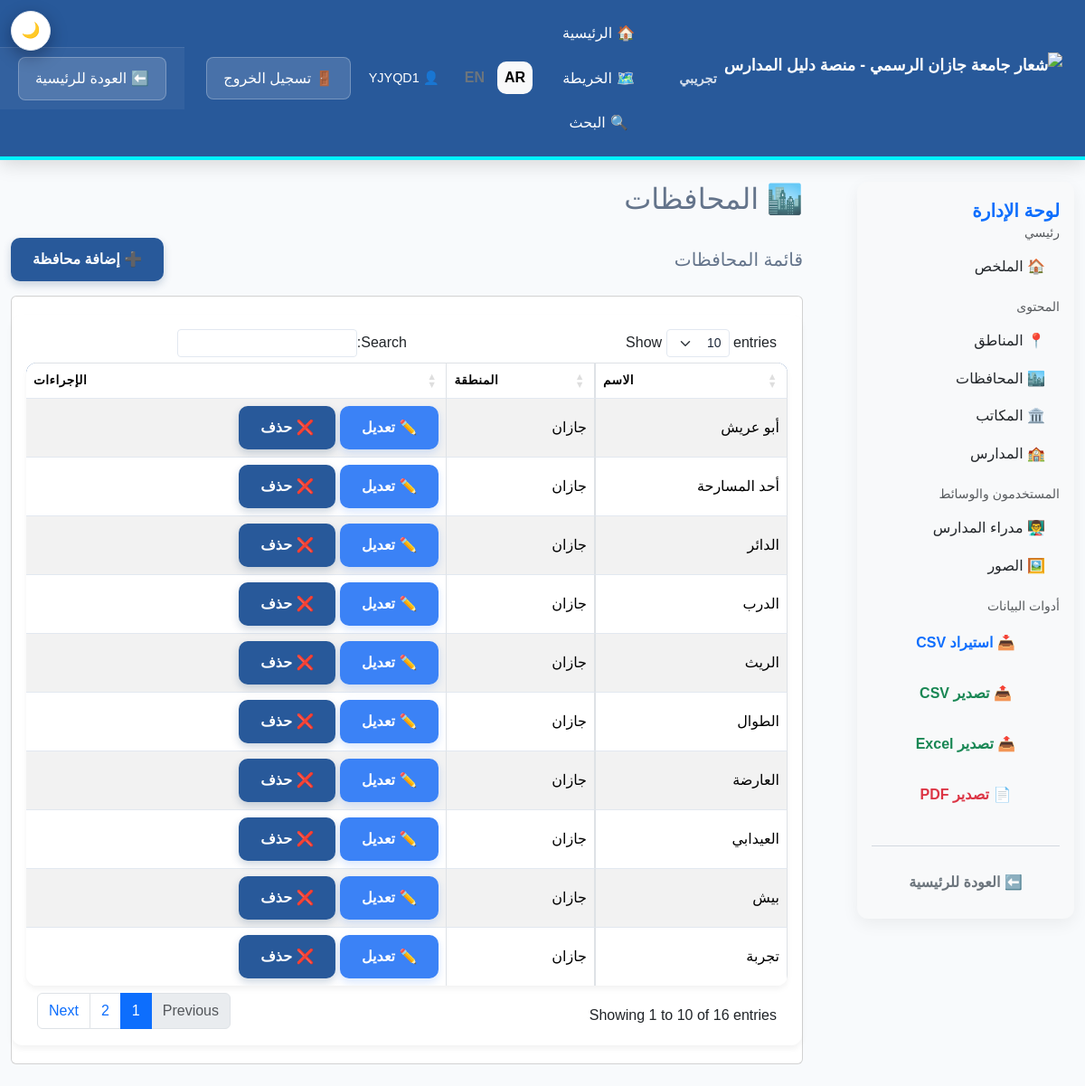
Screenshot of /Jazan_Project/governorates.php (signed in) with the database file from the repository.
### tables this page shows
CREATE TABLE `governorates` (
  `Gov_ID` int(10) UNSIGNED NOT NULL,
  `Gov_Name` varchar(100) NOT NULL,
  `Region_ID` int(10) UNSIGNED DEFAULT NULL
);

CREATE TABLE `regions` (
  `Region_ID` int(10) UNSIGNED NOT NULL,
  `Region_Name` varchar(100) NOT NULL
);

### Jazan_Project/i18n.php (called while the page is built, shortened)
<?php
function _jazan_get_lang() {
    return 'ar';
}
function t($key) {
    static $translations = null;
    if ($translations === null) {
        if (function_exists('jazan_get_all_translations')) {
            $translations = jazan_get_all_translations();
        }
    }
    $lang = _jazan_get_lang();
    return $translations[$lang][$key] ?? $translations['ar'][$key] ?? $key;
}
function current_lang() {
    return _jazan_get_lang();
}
?>

### Jazan_Project/governorates.php (the view, shortened to what this page needs)
<?php
require_once "db.php";
require_once "navbar.php";
require_once "i18n.php";
$conn->set_charset("utf8mb4");
$page_lang = function_exists('current_lang') ? current_lang() : 'ar';
?>
<!DOCTYPE html>
<html lang="<?php echo htmlspecialchars($page_lang); ?>" dir="<?php echo $page_lang === 'en' ? 'ltr' : 'rtl'; ?>">
<head>
    <link href="https://cdn.jsdelivr.net/npm/bootstrap@5.3.2/dist/css/bootstrap.rtl.min.css" rel="stylesheet">
    <link rel="stylesheet" href="https://cdn.datatables.net/1.13.6/css/dataTables.bootstrap5.min.css">
    <link rel="stylesheet" href="styles.css">
</head>
<body>
    <div class="container-fluid py-4">
        <div class="row">
            <div class="col-md-3">
                <?php include 'admin_sidebar.php'; ?>
            </div>
            <div class="col-md-9">
                <h2 class="mb-4">🏙️ <?php echo htmlspecialchars(t('governorates_plural')); ?></h2>
                <div class="d-flex justify-content-between align-items-center mb-3">
                                        <h5 class="mb-0"><?php echo htmlspecialchars(t('governorates_list')); ?></h5>
                                        <button class="btn btn-primary" data-bs-toggle="modal" data-bs-target="#addGovModal"><?php echo htmlspecialchars(t('add_governorate')); ?></button>
                </div>
                <div class="card">
                    <div class="card-body table-responsive">
                        <table id="govTable" class="table table-striped table-hover table-bordered align-middle">
                            <thead>
                                <tr><th><?php echo htmlspecialchars(t('name')); ?></th><th><?php echo htmlspecialchars(t('region')); ?></th><th><?php echo htmlspecialchars(t('actions')); ?></th></tr>
                            </thead>
                            <tbody>
                                <?php
                                $govs = $conn->query("SELECT g.*, r.Region_Name FROM Governorates g LEFT JOIN Regions r ON r.Region_ID = g.Region_ID ORDER BY r.Region_Name, g.Gov_Name");
                                if ($govs && $govs->num_rows > 0) {
                                    while ($g = $govs->fetch_assoc()) {
                                        echo "<tr>",
                                             "<td>" . htmlspecialchars($g['Gov_Name']) . "</td>",
                                             "<td>" . htmlspecialchars($g['Region_Name']) . "</td>",
                                             "<td>",
                                                "<button type='button' class='btn btn-sm btn-info btn-edit-gov' data-id='".intval($g['Gov_ID'])."' data-name='".htmlspecialchars($g['Gov_Name'], ENT_QUOTES)."' data-region='".intval($g['Region_ID'])."'>✏️ " . htmlspecialchars(t('edit')) . "</button>",
                                                " ",
                                                "<form method='POST' style='display:inline;'>",
                                                    "<input type='hidden' name='del_gov' value='" . intval($g['Gov_ID']) . "'>",
                                                    "<input type='hidden' name='csrf_token' value='" . htmlspecialchars(getCsrfToken()) . "'>",
                                                    "<button type='submit' onclick=\"return confirm('" . htmlspecialchars(t('confirm_delete_gov')) . "')\" class='btn btn-sm btn-danger'>❌ " . htmlspecialchars(t('delete')) . "</button>",
                                                "</form>",
                                             "</td>",
                                        "</tr>";
                                    }
                                } else {
                                    echo "<tr><td colspan='3' class='text-center text-muted'>" . htmlspecialchars(t('no_governorates')) . "</td></tr>";
                                }
                                ?>
                            </tbody>
                        </table>
                    </div>
                </div>
            </div>
        </div>
    </div>
</body>
</html>

### rows the page displays
governorates: Gov_Name "أبو عريش", Region_ID.Region_Name "جازان"
governorates: Gov_Name "أحد المسارحة", Region_ID.Region_Name "جازان"
governorates: Gov_Name "الدائر", Region_ID.Region_Name "جازان"
governorates: Gov_Name "الدرب", Region_ID.Region_Name "جازان"
governorates: Gov_Name "الريث", Region_ID.Region_Name "جازان"
governorates: Gov_Name "الطوال", Region_ID.Region_Name "جازان"
governorates: Gov_Name "العارضة", Region_ID.Region_Name "جازان"
governorates: Gov_Name "العيدابي", Region_ID.Region_Name "جازان"
governorates: Gov_Name "بيش", Region_ID.Region_Name "جازان"
governorates: Gov_Name "تجربة", Region_ID.Region_Name "جازان"

### other values shown
$L['beta'] "تجريبي"
$L['home'] "الرئيسية"
$L['map'] "الخريطة"
$L['search'] "البحث"
$L['lang_ar'] "AR"
$L['lang_en'] "EN"
$_SESSION['username'] "YJYQD1"
$L['logout'] "تسجيل الخروج"
$back_text_local "⬅️ العودة للرئيسية"
t('admin_dashboard') "لوحة الإدارة"
t('main_section') "رئيسي"
t('summary') "الملخص"
t('content_section') "المحتوى"
t('regions') "المناطق"
t('governorates_plural') "المحافظات"
